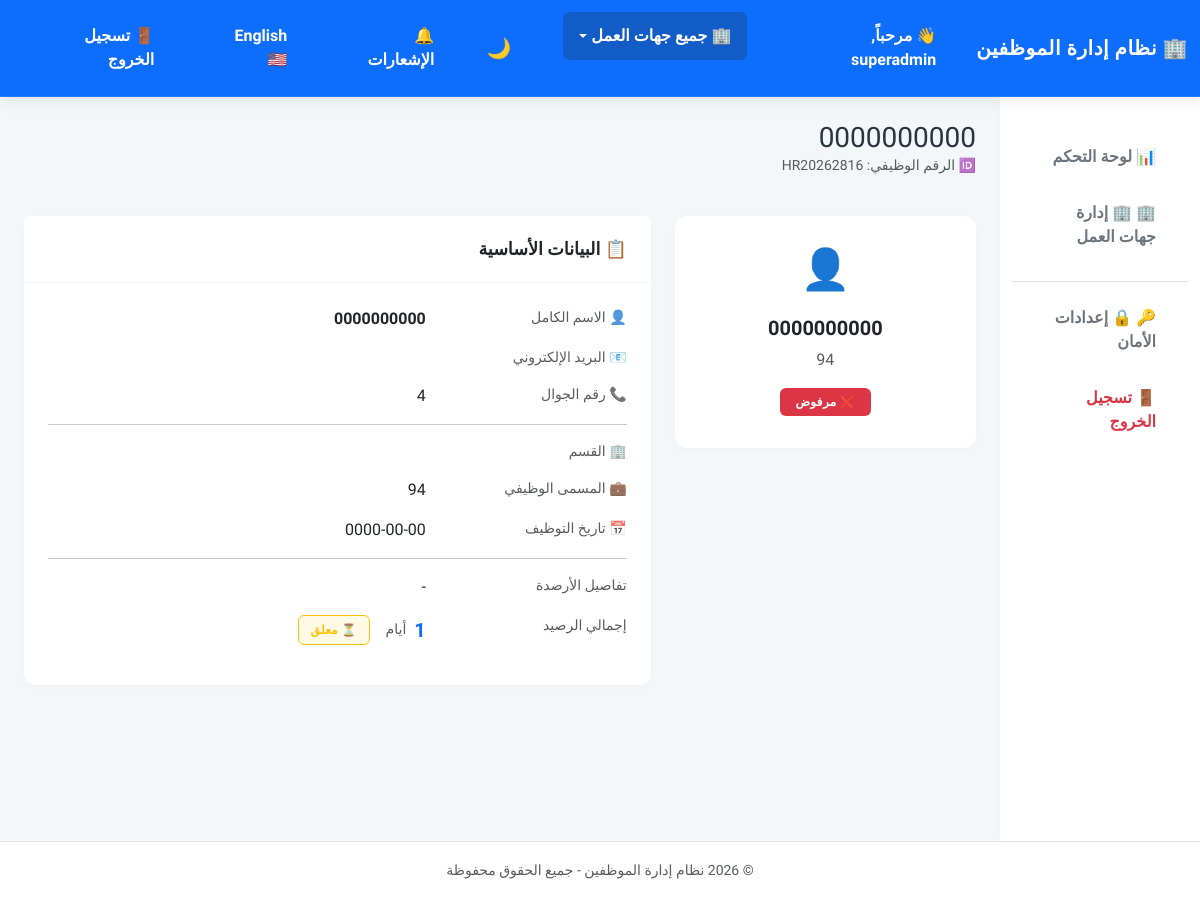
The app's page /employees/view.php?id=1 (signed in) with its own data.
### tables this page shows
CREATE TABLE `employees` (
  `id` int(11) NOT NULL AUTO_INCREMENT,
  `user_id` int(11) NOT NULL,
  `organization_id` int(11) DEFAULT NULL,
  `employee_id_number` varchar(20) NOT NULL,
  `system_id` varchar(20) DEFAULT NULL,
  `full_name` varchar(150) NOT NULL,
  `phone` varchar(20) DEFAULT NULL,
  `department_id` int(11) DEFAULT NULL,
  `job_title` varchar(100) DEFAULT NULL,
  `initial_leave_balance` int(11) DEFAULT 0,
  `leave_balance_verified` tinyint(1) DEFAULT 0,
  `can_request_leave` tinyint(1) DEFAULT 1,
  `registration_code` varchar(20) DEFAULT NULL,
  `hire_date` date DEFAULT NULL,
  `status` enum('pending','approved','rejected') DEFAULT 'pending',
  `rejection_reason` text DEFAULT NULL,
  `decision_date` datetime DEFAULT NULL,
  `created_at` timestamp NOT NULL DEFAULT current_timestamp(),
  PRIMARY KEY (`id`),
  UNIQUE KEY `employee_id_number` (`employee_id_number`),
  UNIQUE KEY `system_id` (`system_id`),
  KEY `user_id` (`user_id`),
  KEY `department_id` (`department_id`),
  KEY `organization_id` (`organization_id`),
  CONSTRAINT `employees_ibfk_1` FOREIGN KEY (`user_id`) REFERENCES `users` (`id`) ON DELETE CASCADE,
  CONSTRAINT `employees_ibfk_2` FOREIGN KEY (`department_id`) REFERENCES `departments` (`id`) ON DELETE SET NULL,
  CONSTRAINT `employees_ibfk_3` FOREIGN KEY (`organization_id`) REFERENCES `organizations` (`id`) ON DELETE CASCADE
);

### includes/config.php (called while the page is built, shortened)
<?php
require_once 'languages.php';
function h($string) {
    return htmlspecialchars($string, ENT_QUOTES, 'UTF-8');
}
?>

### includes/languages.php (called while the page is built, shortened)
<?php
$translations['ar']['prevent_overlapping_leaves'] = 'منع تداخل الإجازات';
$translations['en']['prevent_overlapping_leaves'] = 'Prevent Overlapping Leaves';
$translations['ar']['allow_past_leaves'] = 'السماح بتقديم إجازة بأثر رجعي (تواريخ سابقة)';
$translations['en']['allow_past_leaves'] = 'Allow Retroactive Leaves (Past Dates)';
$translations['ar']['past_leaves_error'] = 'عذراً، غير مسموح بتقديم طلب إجازة في تاريخ قد مضى.';
$translations['en']['past_leaves_error'] = 'Sorry, requesting a leave in the past is not allowed.';
$translations['ar']['leave_controls'] = 'ضوابط وأنظمة الإجازات';
$translations['en']['leave_controls'] = 'Leave Policies & Controls';
$translations['ar']['overlapping_leaves_error'] = 'عذراً، يوجد لديك إجازة سابقة (معلقة أو مقبولة) تتداخل مع هذه التواريخ.';
$translations['en']['overlapping_leaves_error'] = 'Sorry, you have a previous leave (pending or approved) that overlaps with these dates.';
$translations['ar']['security_settings'] = '🔒 إعدادات الأمان';
$translations['en']['security_settings'] = '🔒 Security Settings';
$translations['ar']['2fa_title'] = 'التحقق الثنائي باستخدام تطبيق (2FA)';
$translations['en']['2fa_title'] = 'Two-Factor Authentication (2FA)';
$translations['ar']['2fa_active_title'] = 'ميزة التحقق الثنائي نشطة حالياً لحماية حسابك!';
$translations['en']['2fa_active_title'] = 'Two-Factor Authentication is currently active!';
$translations['ar']['2fa_active_desc'] = 'في كل مرة تقوم فيها بتسجيل الدخول، سيُطلب منك إدخال رمز التحقق المكون من 6 أرقام من تطبيق Authenticator الخاص بك.';
$translations['en']['2fa_active_desc'] = 'Each time you login, you will be required to enter the 6-digit verification code from your Authenticator app.';
$translations['ar']['2fa_disable_title'] = 'تعطيل التحقق الثنائي';
$translations['en']['2fa_disable_title'] = 'Disable Two-Factor Authentication';
$translations['ar']['2fa_disable_desc'] = 'لتعطيل هذه الميزة الأمنية، يرجى إدخال الرمز الحالي من تطبيق التحقق للـتأكيد:';
$translations['en']['2fa_disable_desc'] = 'To disable this security feature, please enter the current code from your Authenticator app to confirm:';
$translations['ar']['2fa_disable_btn'] = '🔴 تعطيل التحقق الثنائي';
$translations['en']['2fa_disable_btn'] = '🔴 Disable Two-Factor Authentication';
$translations['ar']['2fa_setup_title'] = 'إعداد التحقق الثنائي (2FA)';
$translations['en']['2fa_setup_title'] = 'Setup Two-Factor Authentication (2FA)';
$translations['ar']['2fa_setup_desc'] = 'التحقق الثنائي يضيف طبقة أمان إضافية لحسابك. تحتاج لتنزيل تطبيق مثل Google Authenticator أو Authy على هاتفك المحمول أولاً.';
$translations['en']['2fa_setup_desc'] = '2FA adds an extra layer of security. You need to download Google Authenticator or Authy on your mobile phone first.';
$translations['ar']['2fa_step_1'] = '1. امسح الرمز المربع (QR Code)';
$translations['en']['2fa_step_1'] = '1. Scan the QR Code';
$translations['ar']['2fa_step_1_desc'] = 'افتح تطبيق التحقق على هاتفك، واختر "إضافة حساب" ثم قم بمسح الرمز المربع أدناه كاملاً بالعدسة.';
$translations['en']['2fa_step_1_desc'] = 'Open the authenticator app, choose "Add account" and scan the QR code below.';
$translations['ar']['2fa_step_2'] = 'أو أدخل المفتاح السري يدوياً:';
$translations['en']['2fa_step_2'] = 'Or enter the secret key manually:';
$translations['ar']['copy'] = 'نسخ المفتاح';
$translations['en']['copy'] = 'Copy Key';
$translations['ar']['copied'] = 'تم النسخ';
$translations['en']['copied'] = 'Copied';
$translations['ar']['2fa_step_3'] = '2. أدخل رمز التحقق للتأكيد وتفعيل الخدمة';
$translations['en']['2fa_step_3'] = '2. Enter the verification code to activate';
$translations['ar']['2fa_code_label'] = 'رمز التحقق (6 أرقام)';
$translations['en']['2fa_code_label'] = 'Verification Code (6-digits)';
$translations['ar']['2fa_enable_btn'] = '🟢 تفعيل التحقق الثنائي';
$translations['en']['2fa_enable_btn'] = '🟢 Enable Two-Factor Authentication';
$translations['ar']['fill_fields_error'] = 'يرجى ملء جميع الحقول المطلوبة.';
$translations['en']['fill_fields_error'] = 'Please fill all required fields.';
$translations['ar']['2fa_enabled_success'] = '🎉 تم تفعيل ميزة التحقق الثنائي بنجاح وحماية حسابك!';
$translations['en']['2fa_enabled_success'] = '🎉 Two-factor authentication enabled successfully!';
$translations['ar']['2fa_disabled_success'] = '⚠️ تم تعطيل التحقق الثنائي بنجاح. حسابك الآن أقل أماناً.';
$translations['en']['2fa_disabled_success'] = '⚠️ Two-factor authentication disabled successfully.';
$translations['ar']['2fa_invalid_code'] = '❌ الرمز المدخل غير صحيح أو انتهت صلاحيته الزمنيّة، يرجى المحاولة مجدداً.';
$translations['en']['2fa_invalid_code'] = '❌ Invalid verification code, please try again.';
$translations['ar']['super_admin_dashboard'] = '👑 لوحة تحكم المدير العام';
$translations['en']['super_admin_dashboard'] = '👑 Super Admin Dashboard';
$translations['ar']['organizations_mgmt'] = '🏢 إدارة جهات العمل';
$translations['en']['organizations_mgmt'] = '🏢 Organizations Management';
$translations['ar']['add_organization'] = '➕ إضافة جهة عمل جديدة';
$translations['en']['add_organization'] = '➕ Add New Organization';
$translations['ar']['edit_organization'] = '✏️ تعديل جهة العمل';
$translations['en']['edit_organization'] = '✏️ Edit Organization';
$translations['ar']['org_name_ar'] = 'اسم جهة العمل (عربي)';
$translations['en']['org_name_ar'] = 'Organization Name (Arabic)';
$translations['ar']['org_name_en'] = 'اسم جهة العمل (EN)';
$translations['en']['org_name_en'] = 'Organization Name (English)';
$translations['ar']['org_slug'] = 'معرف جهة العمل الفريد (Slug)';
$translations['en']['org_slug'] = 'Organization Slug (Unique Key)';
$translations['ar']['org_manager_username'] = 'اسم مستخدم المدير المشرف';
$translations['en']['org_manager_username'] = 'Supervising Manager Username';
$translations['ar']['org_manager_email'] = 'البريد الإلكتروني للمدير';
$translations['en']['org_manager_email'] = 'Manager Email Address';
$translations['ar']['org_manager_password'] = 'كلمة مرور المدير الأولى';
$translations['en']['org_manager_password'] = 'Initial Manager Password';
$translations['ar']['active'] = '🟢 نشط';
$translations['en']['active'] = '🟢 Active';
$translations['ar']['suspended'] = '🔴 معطل';
$translations['en']['suspended'] = '🔴 Suspended';
$translations['ar']['all_organizations'] = 'جميع جهات العمل';
$translations['en']['all_organizations'] = 'All Organizations';
$translations['ar']['org_count'] = 'عدد جهات العمل';
$translations['en']['org_count'] = 'Organizations Count';
$translations['ar']['organization'] = 'جهة العمل';
$translations['en']['organization'] = 'Organization';
$translations['ar']['switch_org'] = '🔁 تغيير جهة العمل النشطة';
$translations['en']['switch_org'] = '🔁 Switch Active Organization';
$translations['ar']['success_org_created'] = '✅ تم إنشاء جهة العمل وحساب المدير بنجاح!';
$translations['en']['success_org_created'] = '✅ Organization and manager account created successfully!';
$translations['ar']['weekend_settings'] = 'إعدادات عطلات نهاية الأسبوع';
$translations['en']['weekend_settings'] = 'Weekend Settings';
$translations['ar']['weekend_days'] = 'أيام نهاية الأسبوع';
$translations['en']['weekend_days'] = 'Weekend Days';
$translations['ar']['holidays'] = '🏖️ العطلات الرسمية';
$translations['en']['holidays'] = '🏖️ Official Holidays';
$translations['ar']['add_holiday'] = 'إضافة عطلة رسمية';
$translations['en']['add_holiday'] = 'Add Official Holiday';
$translations['ar']['holiday_name'] = 'اسم العطلة';
$translations['en']['holiday_name'] = 'Holiday Name';
$translations['ar']['leave_reports'] = '📊 تقارير وتحليلات الإجازات';
$translations['en']['leave_reports'] = '📊 Leave Reports & Analytics';
return $translations;
?>

### employees/view.php (the view, shortened to what this page needs)
<?php
require_once '../includes/config.php';
$emp_id = $_GET['id'] ?? $_SESSION['employee_id'] ?? 0;
$stmt = $pdo->prepare("SELECT e.*, d.name_ar as dept_ar, d.name_en as dept_en, u.email as user_email, u.username
                       FROM employees e
                       LEFT JOIN departments d ON e.department_id = d.id
                       LEFT JOIN users u ON e.user_id = u.id
                       WHERE e.id = ?");
$stmt->execute([$emp_id]);
$emp = $stmt->fetch();
$stmtBalances = $pdo->prepare("SELECT e.balance, l.name_ar, l.name_en FROM employee_leave_balances e JOIN leave_types l ON e.leave_type_id = l.id WHERE e.employee_id = ?");
$stmtBalances->execute([$emp_id]);
$detailed_balances = $stmtBalances->fetchAll();
include '../includes/header.php';
?>
<div class="mb-4 d-flex justify-content-between align-items-center">
    <div>
        <h1 class="h3 mb-0"><?php echo h($emp['full_name']); ?></h1>
        <p class="text-muted small"><?php echo __('employee_id'); ?>: <?php echo h($emp['employee_id_number']); ?></p>
    </div>
</div>
<div class="row">
    <div class="col-md-4">
        <div class="card shadow-sm mb-4 text-center">
            <div class="card-body">
                <div class="mb-3">
                    <div class="fs-1 mb-3">👤</div>
                </div>
                <h5 class="fw-bold"><?php echo h($emp['full_name']); ?></h5>
                <p class="text-muted mb-3"><?php echo h($emp['job_title']); ?></p>
                <div class="mb-2">
                    <?php if ($emp['status'] == 'approved'): ?>
                        <span class="badge bg-success py-2 px-3"><?php echo __('approved'); ?></span>
                    <?php elseif ($emp['status'] == 'pending'): ?>
                        <span class="badge bg-warning text-dark py-2 px-3"><?php echo __('pending'); ?></span>
                    <?php else: ?>
                        <span class="badge bg-danger py-2 px-3"><?php echo __('rejected'); ?></span>
                    <?php endif; ?>
                </div>
            </div>
        </div>
    </div>
    <div class="col-md-8">
        <div class="card shadow-sm">
            <div class="card-header bg-white fw-bold"><?php echo __('basic_info'); ?></div>
            <div class="card-body">
                <div class="row mb-3">
                    <div class="col-sm-4 text-muted small"><?php echo __('full_name'); ?></div>
                    <div class="col-sm-8 fw-bold"><?php echo h($emp['full_name']); ?></div>
                </div>
                <div class="row mb-3">
                    <div class="col-sm-4 text-muted small"><?php echo __('email'); ?></div>
                    <div class="col-sm-8"><?php echo h($emp['user_email']); ?></div>
                </div>
                <div class="row mb-3">
                    <div class="col-sm-4 text-muted small"><?php echo __('phone'); ?></div>
                    <div class="col-sm-8"><?php echo h($emp['phone'] ?: '-'); ?></div>
                </div>
                <hr>
                <div class="row mb-3">
                    <div class="col-sm-4 text-muted small"><?php echo __('department'); ?></div>
                    <div class="col-sm-8"><?php echo h(get_name(['name_ar' => $emp['dept_ar'], 'name_en' => $emp['dept_en']])); ?></div>
                </div>
                <div class="row mb-3">
                    <div class="col-sm-4 text-muted small"><?php echo __('job_title'); ?></div>
                    <div class="col-sm-8"><?php echo h($emp['job_title'] ?: '-'); ?></div>
                </div>
                <div class="row mb-3">
                    <div class="col-sm-4 text-muted small"><?php echo __('hire_date'); ?></div>
                    <div class="col-sm-8"><?php echo h($emp['hire_date'] ?: '-'); ?></div>
                </div>
                <hr>
                <div class="row mb-3">
                    <div class="col-sm-4 text-muted small"><?php echo __('balance_details'); ?></div>
                    <div class="col-sm-8">
                        <?php if(empty($detailed_balances)) echo '-'; ?>
                    </div>
                </div>
                <div class="row mb-3">
                    <div class="col-sm-4 text-muted small"><?php echo __('total_balance'); ?></div>
                    <div class="col-sm-8 d-flex align-items-center">
                        <span class="fw-bold fs-5 text-primary me-2"><?php echo h($emp['initial_leave_balance'] ?: '0'); ?></span>
                        <span class="small text-muted me-3"><?php echo __('days'); ?></span>
                        <?php if ($emp['leave_balance_verified']): ?>
                            <span class="badge bg-success-subtle text-success border border-success small">
                                <?php echo __('balance_verified'); ?>
                            </span>
                        <?php else: ?>
                            <span class="badge bg-warning-subtle text-warning border border-warning small">
                                <?php echo __('pending'); ?>
                            </span>
                        <?php endif; ?>
                    </div>
                </div>
            </div>
        </div>
    </div>
</div>
<?php include '../includes/footer.php'; ?>

### assets/css/style.css (style rules this page uses)
:root { --bg-color: #f4f7fa; --card-bg: #ffffff; --text-main: #2b3440; --text-muted: #6c757d; --border-radius: 12px; --card-shadow: 0 4px 20px rgba(0, 0, 0, 0.03); --hover-shadow: 0 10px 30px rgba(0, 0, 0, 0.06); --transition: all 0.3s cubic-bezier(0.25, 0.8, 0.25, 1); }
body { background-color: var(--bg-color); color: var(--text-main); -webkit-font-smoothing: antialiased; }
.card { background: var(--card-bg); border-radius: var(--border-radius); border: none; box-shadow: var(--card-shadow); transition: var(--transition); margin-bottom: 1.5rem; }
.card-header { background: transparent; border-bottom: 1px solid rgba(0,0,0,0.04); padding: 20px 24px; font-weight: 700; font-size: 1.1rem; }
.card-body { padding: 24px; }
.badge { padding: 8px 12px; border-radius: 6px; font-weight: 600; letter-spacing: 0.3px; }
.shadow-sm { box-shadow: 0 2px 10px rgba(0,0,0,0.02) !important; }

### employees/view.php (style rules this page uses)
.bg-warning-subtle { background-color: rgba(255, 193, 7, 0.1) !important; }

### records on screen
employees: full_name "0000000000", employee_id_number "HR20262816", job_title "94", phone "4", hire_date "0000-00-00", initial_leave_balance "1"

### other values on screen
__('site_name') "🏢 نظام إدارة الموظفين"
__('welcome') "👋 مرحباً"
$_SESSION['full_name'] "superadmin"
__('all_organizations') "جميع جهات العمل"
__('notifications') "🔔 الإشعارات"
__('language') "English 🇺🇸"
__('logout') "🚪 تسجيل الخروج"
__('dashboard') "📊 لوحة التحكم"
__('organizations_mgmt') "🏢 إدارة جهات العمل"
__('security_settings') "🔒 إعدادات الأمان"
__('employee_id') "🆔 الرقم الوظيفي"
__('rejected') "❌ مرفوض"
__('basic_info') "📋 البيانات الأساسية"
__('full_name') "👤 الاسم الكامل"
__('email') "📧 البريد الإلكتروني"
